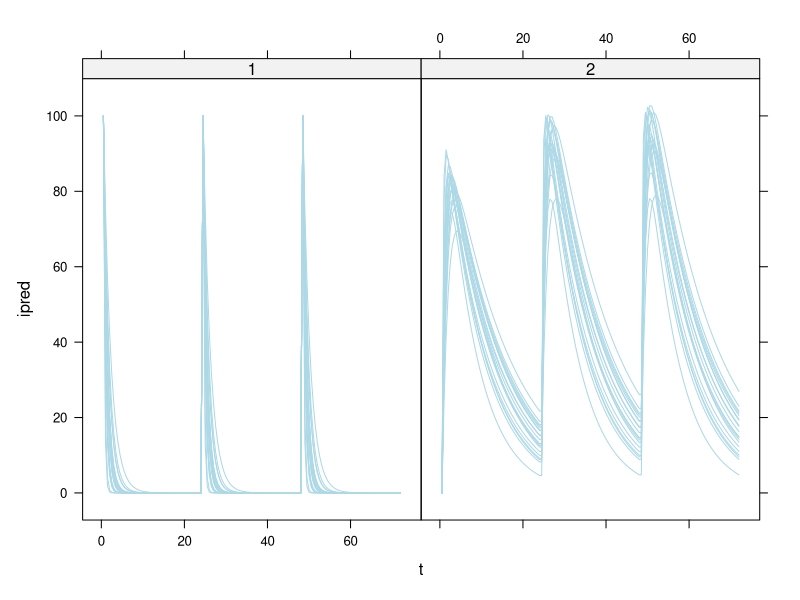

Generate this figure with R:
### Pirana-generated deSolve code
library (deSolve)
library (MASS)
library (lattice)

### Dose and time Settings
A_init     <- rep(0, 2)  # Initial state of ODE system
n_doses    <- 3
dose_cmt   <- 1
ii         <- 24
dose_times <- seq (from = 0, by=ii, to=n_doses*ii)
dose_amts  <- c(rep (100, n_doses), 0)
times      <- seq(from=0, to=ii*n_doses, by=.5)  # Integration window and stepsize
obs_c      <- c(1:2)  # Observation compartments
n_ind      <- 20
n_par      <- 10

### Parameters
theta <- c(0.04, 0.462, 1.6, 0.677, 0.01)
mat <- c(6.34E-02,
         3.07E-02, 1.51E-02,
         -1.52E-02, -1.60E-02, 4.26E-01)
trans.lower <- function(x,y) { ifelse(y<x, x*(x-1)/2 + y, y*(y-1)/2 + x) }
full.mat <- function(p) { outer(1:p,1:p, trans.lower) }
omega <- matrix (mat[full.mat(3)], nrow=3, byrow=T)
etas   <- mvrnorm(n = n_ind, mu=rep(0, 3), Sigma=omega )

draw_params <- function (eta) {
  p <- list()  # Parameter list 
  p$TVCL <- theta[1] 
  p$TVV  <- theta[2] 
  p$TVKA <- theta[3] 
  p$CL   <- p$TVCL*exp(eta[1]) 
  p$V    <- p$TVV*exp(eta[2]) 
  p$KA   <- p$TVKA*exp(eta[3]) 
  p$S2   <- p$V 
  p$K    <- p$CL/p$V 
  return(p)
}

### ODE system
des <- function (t, A, p) {  # ODE system 
  p$K20 <- p$CL/p$V
  dAdt_1 <- -p$KA*A[1] 
  dAdt_2 <- -p$K20*A[2]  +p$KA*A[1]
  return ( list ( c (  dAdt_1, dAdt_2 ) ) )
}

### Perform numerical integration, collect data
num_int_wrapper<- function (i, times, A_init, des, p_ind) {
    des_out <- lsoda(A_init, times, des, p_ind)
    dat_ind <- c()
    for (j in 1:length(obs_c)) {
        dat_ind <- rbind (dat_ind, cbind(i, t=des_out[,1], comp=obs_c[j], ipred=des_out[,(obs_c[j]+1)]))
    }
    return(data.frame(dat_ind))
}

comb_dat <- c()
for (i in 1:n_ind) {
    p_ind   <- draw_params (eta = etas[i,])
    for (k in 1:(length(dose_times)-1)) {
        if (k > 1) {
            A_upd <- dat_ind[dat_ind$t==tail(time_window,1),]$ipred
        } else {
            A_upd <- A_init
        }
        A_upd[dose_cmt] <- A_upd[dose_cmt] + dose_amts[k]
        time_window <- times[(times > dose_times[k]) & (times <= dose_times[k+1])]
        dat_ind <- num_int_wrapper (i, time_window, A_upd, des, p_ind)
        comb_dat <- rbind (comb_dat, dat_ind)
    }
}

### Plot
xyplot ( ipred~t|as.factor(comp), group=i, data=data.frame(comb_dat),
         type='l', col='lightblue' )
